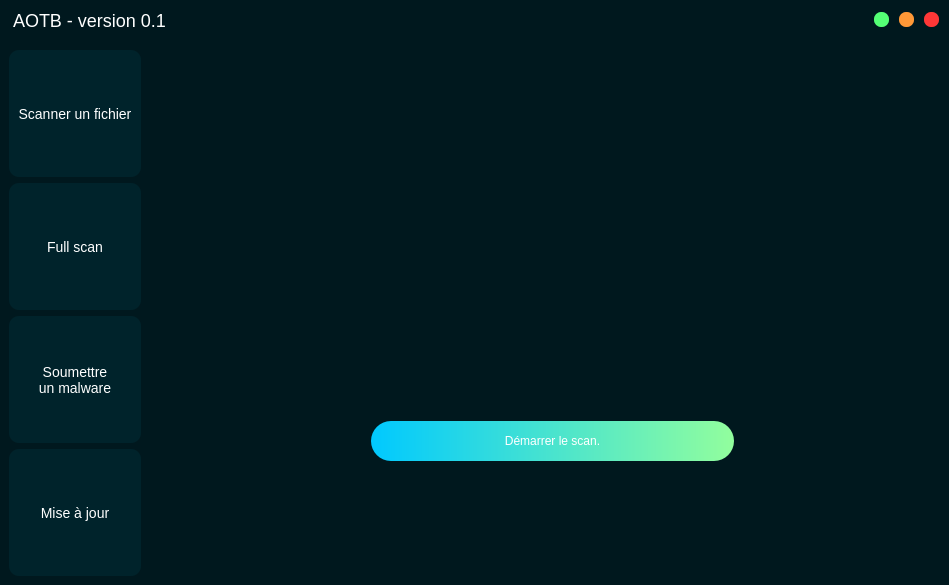
<?xml version="1.0" encoding="UTF-8"?>
<ui version="4.0">
 <class>MainWindow</class>
 <widget class="QMainWindow" name="MainWindow">
  <property name="geometry">
   <rect>
    <x>0</x>
    <y>0</y>
    <width>949</width>
    <height>585</height>
   </rect>
  </property>
  <property name="windowTitle">
   <string>MainWindow</string>
  </property>
  <widget class="QWidget" name="centralwidget">
   <layout class="QVBoxLayout" name="verticalLayout">
    <property name="leftMargin">
     <number>0</number>
    </property>
    <property name="topMargin">
     <number>0</number>
    </property>
    <property name="rightMargin">
     <number>0</number>
    </property>
    <property name="bottomMargin">
     <number>0</number>
    </property>
    <item>
     <widget class="QFrame" name="frame">
      <property name="styleSheet">
       <string notr="true">*{
	background: #00181e;
	border: none;
}</string>
      </property>
      <property name="frameShape">
       <enum>QFrame::StyledPanel</enum>
      </property>
      <property name="frameShadow">
       <enum>QFrame::Raised</enum>
      </property>
      <layout class="QVBoxLayout" name="verticalLayout_2">
       <property name="leftMargin">
        <number>0</number>
       </property>
       <property name="topMargin">
        <number>0</number>
       </property>
       <property name="rightMargin">
        <number>0</number>
       </property>
       <property name="bottomMargin">
        <number>0</number>
       </property>
       <item>
        <widget class="QFrame" name="titleFrame">
         <property name="maximumSize">
          <size>
           <width>16777215</width>
           <height>35</height>
          </size>
         </property>
         <property name="frameShape">
          <enum>QFrame::StyledPanel</enum>
         </property>
         <property name="frameShadow">
          <enum>QFrame::Raised</enum>
         </property>
         <layout class="QHBoxLayout" name="horizontalLayout">
          <property name="leftMargin">
           <number>4</number>
          </property>
          <property name="topMargin">
           <number>9</number>
          </property>
          <property name="rightMargin">
           <number>4</number>
          </property>
          <property name="bottomMargin">
           <number>4</number>
          </property>
          <item>
           <widget class="QFrame" name="labelFrame">
            <property name="frameShape">
             <enum>QFrame::StyledPanel</enum>
            </property>
            <property name="frameShadow">
             <enum>QFrame::Raised</enum>
            </property>
            <layout class="QHBoxLayout" name="horizontalLayout_4">
             <property name="topMargin">
              <number>0</number>
             </property>
             <property name="bottomMargin">
              <number>0</number>
             </property>
             <item>
              <widget class="QLabel" name="label">
               <property name="styleSheet">
                <string notr="true">*{
	color: white;
	font-size: 18px;
}</string>
               </property>
               <property name="text">
                <string>AOTB - version 0.1</string>
               </property>
              </widget>
             </item>
            </layout>
           </widget>
          </item>
          <item>
           <widget class="QFrame" name="buttonsFrame">
            <property name="maximumSize">
             <size>
              <width>75</width>
              <height>16777215</height>
             </size>
            </property>
            <property name="frameShape">
             <enum>QFrame::StyledPanel</enum>
            </property>
            <property name="frameShadow">
             <enum>QFrame::Raised</enum>
            </property>
            <layout class="QHBoxLayout" name="horizontalLayout_2">
             <property name="leftMargin">
              <number>0</number>
             </property>
             <property name="topMargin">
              <number>0</number>
             </property>
             <property name="rightMargin">
              <number>0</number>
             </property>
             <property name="bottomMargin">
              <number>0</number>
             </property>
             <item>
              <widget class="QPushButton" name="minimizeButton">
               <property name="maximumSize">
                <size>
                 <width>15</width>
                 <height>15</height>
                </size>
               </property>
               <property name="styleSheet">
                <string notr="true">*{
	background: rgb(84, 255, 117);
    border: none;
    border-radius: 7px;
}</string>
               </property>
               <property name="text">
                <string/>
               </property>
              </widget>
             </item>
             <item>
              <widget class="QPushButton" name="maximizeButton">
               <property name="maximumSize">
                <size>
                 <width>15</width>
                 <height>15</height>
                </size>
               </property>
               <property name="styleSheet">
                <string notr="true">*{
	background: rgb(255, 152, 55);
    border: none;
    border-radius: 7px;
}</string>
               </property>
               <property name="text">
                <string/>
               </property>
              </widget>
             </item>
             <item>
              <widget class="QPushButton" name="exitButton">
               <property name="maximumSize">
                <size>
                 <width>15</width>
                 <height>15</height>
                </size>
               </property>
               <property name="styleSheet">
                <string notr="true">*{
	background: rgb(255, 55, 55);
    border: none;
    border-radius: 7px;
}</string>
               </property>
               <property name="text">
                <string/>
               </property>
              </widget>
             </item>
            </layout>
           </widget>
          </item>
         </layout>
        </widget>
       </item>
       <item>
        <widget class="QFrame" name="secondFrame">
         <property name="frameShape">
          <enum>QFrame::StyledPanel</enum>
         </property>
         <property name="frameShadow">
          <enum>QFrame::Raised</enum>
         </property>
         <layout class="QHBoxLayout" name="horizontalLayout_3">
          <property name="leftMargin">
           <number>0</number>
          </property>
          <property name="topMargin">
           <number>0</number>
          </property>
          <property name="rightMargin">
           <number>0</number>
          </property>
          <property name="bottomMargin">
           <number>0</number>
          </property>
          <item>
           <widget class="QFrame" name="sidebarFrame">
            <property name="minimumSize">
             <size>
              <width>150</width>
              <height>0</height>
             </size>
            </property>
            <property name="maximumSize">
             <size>
              <width>150</width>
              <height>16777215</height>
             </size>
            </property>
            <property name="frameShape">
             <enum>QFrame::StyledPanel</enum>
            </property>
            <property name="frameShadow">
             <enum>QFrame::Raised</enum>
            </property>
            <layout class="QVBoxLayout" name="verticalLayout_3">
             <item>
              <widget class="QPushButton" name="scanButton">
               <property name="maximumSize">
                <size>
                 <width>150</width>
                 <height>150</height>
                </size>
               </property>
               <property name="styleSheet">
                <string notr="true">*{
	background: #00232b;
	color: white;
	border-radius: 10px;
	font-size: 14px;
}</string>
               </property>
               <property name="text">
                <string>Scanner un fichier</string>
               </property>
              </widget>
             </item>
             <item>
              <widget class="QPushButton" name="fullScanButton">
               <property name="maximumSize">
                <size>
                 <width>150</width>
                 <height>150</height>
                </size>
               </property>
               <property name="styleSheet">
                <string notr="true">*{
	background: #00232b;
	color: white;
	border-radius: 10px;
	font-size: 14px;
}</string>
               </property>
               <property name="text">
                <string>Full scan</string>
               </property>
              </widget>
             </item>
             <item>
              <widget class="QPushButton" name="submitFrame">
               <property name="maximumSize">
                <size>
                 <width>150</width>
                 <height>150</height>
                </size>
               </property>
               <property name="styleSheet">
                <string notr="true">*{
	background: #00232b;
	color: white;
	border-radius: 10px;
	font-size: 14px;
}</string>
               </property>
               <property name="text">
                <string>Soumettre 
un malware</string>
               </property>
               <property name="icon">
                <iconset>
                 <normaloff>C:/Users/hashe/.designer/icons/radiation-solid-24.png</normaloff>C:/Users/hashe/.designer/icons/radiation-solid-24.png</iconset>
               </property>
               <property name="iconSize">
                <size>
                 <width>24</width>
                 <height>24</height>
                </size>
               </property>
              </widget>
             </item>
             <item>
              <widget class="QPushButton" name="updateButton">
               <property name="maximumSize">
                <size>
                 <width>150</width>
                 <height>150</height>
                </size>
               </property>
               <property name="styleSheet">
                <string notr="true">*{
	background: #00232b;
	color: white;
	border-radius: 10px;
	font-size: 14px;
}</string>
               </property>
               <property name="text">
                <string>Mise à jour</string>
               </property>
              </widget>
             </item>
            </layout>
           </widget>
          </item>
          <item>
           <widget class="QFrame" name="contenuFrame">
            <property name="frameShape">
             <enum>QFrame::StyledPanel</enum>
            </property>
            <property name="frameShadow">
             <enum>QFrame::Raised</enum>
            </property>
            <layout class="QVBoxLayout" name="verticalLayout_4">
             <property name="leftMargin">
              <number>15</number>
             </property>
             <property name="topMargin">
              <number>9</number>
             </property>
             <property name="rightMargin">
              <number>15</number>
             </property>
             <property name="bottomMargin">
              <number>15</number>
             </property>
             <item>
              <widget class="QFrame" name="frame_3">
               <property name="frameShape">
                <enum>QFrame::StyledPanel</enum>
               </property>
               <property name="frameShadow">
                <enum>QFrame::Raised</enum>
               </property>
               <layout class="QHBoxLayout" name="horizontalLayout_6">
                <item>
                 <widget class="QLabel" name="labelFile">
                  <property name="maximumSize">
                   <size>
                    <width>800</width>
                    <height>50</height>
                   </size>
                  </property>
                  <property name="styleSheet">
                   <string notr="true">*{
	color: white;
	font-size: 18px;
	font-family: Noto Sans;
}</string>
                  </property>
                  <property name="text">
                   <string/>
                  </property>
                  <property name="alignment">
                   <set>Qt::AlignCenter</set>
                  </property>
                 </widget>
                </item>
               </layout>
              </widget>
             </item>
             <item>
              <widget class="QFrame" name="frame_2">
               <property name="frameShape">
                <enum>QFrame::StyledPanel</enum>
               </property>
               <property name="frameShadow">
                <enum>QFrame::Raised</enum>
               </property>
               <layout class="QHBoxLayout" name="horizontalLayout_5">
                <property name="leftMargin">
                 <number>200</number>
                </property>
                <property name="rightMargin">
                 <number>200</number>
                </property>
                <item>
                 <widget class="QPushButton" name="startButton">
                  <property name="minimumSize">
                   <size>
                    <width>0</width>
                    <height>40</height>
                   </size>
                  </property>
                  <property name="maximumSize">
                   <size>
                    <width>16777215</width>
                    <height>40</height>
                   </size>
                  </property>
                  <property name="styleSheet">
                   <string notr="true">*{
	color: white;
	background-color: qlineargradient(spread:pad, x1:0, y1:1, x2:1, y2:1, stop:0 rgba(0, 201, 255, 255), stop:1 rgba(146, 254, 157, 255));
	border-radius: 20px;
}</string>
                  </property>
                  <property name="text">
                   <string>Démarrer le scan.</string>
                  </property>
                 </widget>
                </item>
               </layout>
              </widget>
             </item>
            </layout>
           </widget>
          </item>
         </layout>
        </widget>
       </item>
      </layout>
     </widget>
    </item>
   </layout>
  </widget>
 </widget>
 <resources/>
 <connections/>
</ui>
